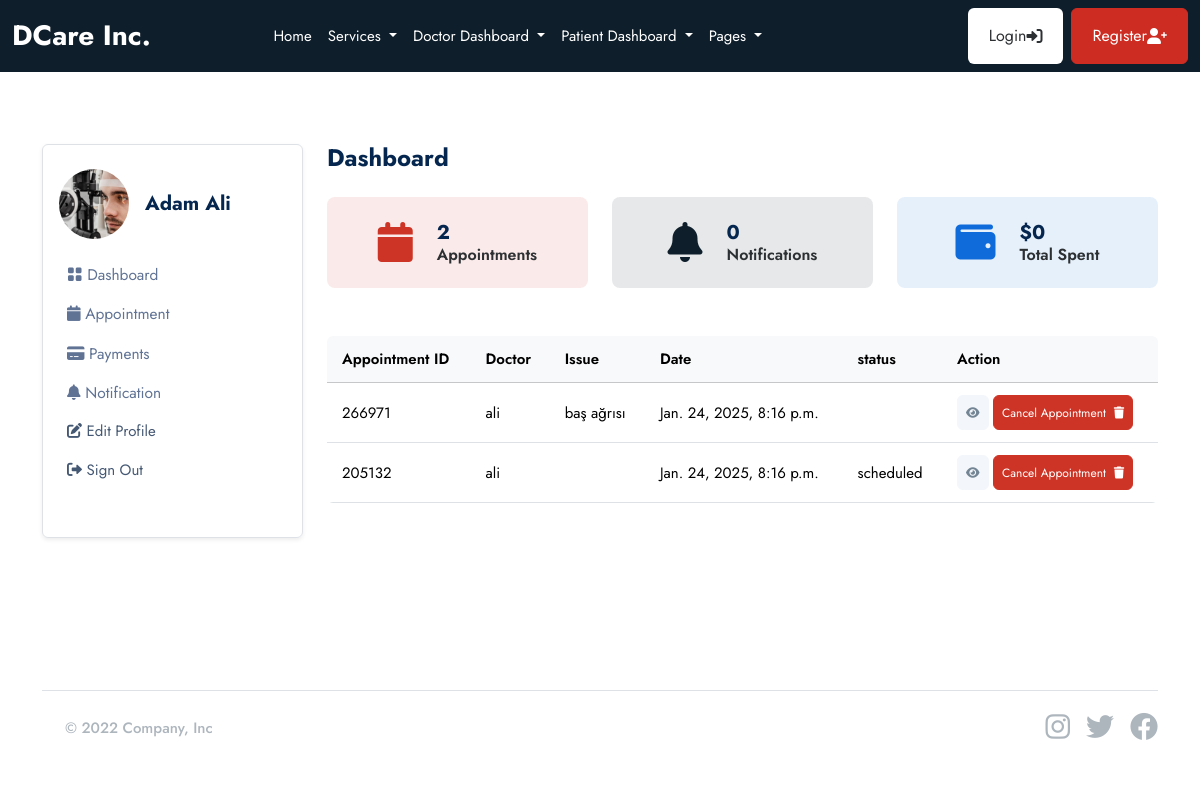
Page /patient/ (signed in) on the earlier database version.
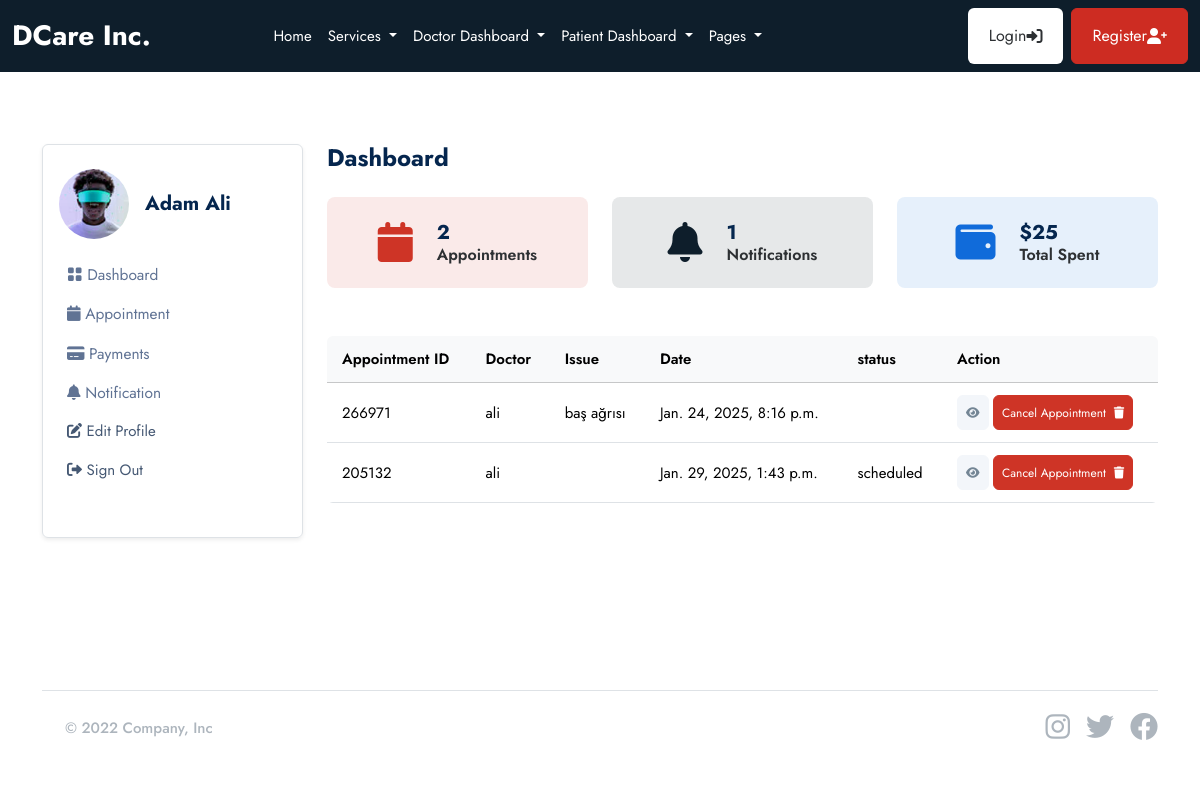
Same page on the later database version.
### userauths/models.py (models this page shows, shortened)
class User(AbstractUser):
    email = models.EmailField(unique=True)
    username = models.CharField(max_length=100, null=True, blank=True)
    user_type =models.CharField(max_length=50, choices=USER_TYPE, null=True, blank=True, default=None)
    USERNAME_FIELD = "email"
    REQUIRED_FIELDS = ["username"]

### patient/models.py (models this page shows, shortened)
class Patient(models.Model):
    user = models.OneToOneField(userauths_models.User, on_delete=models.CASCADE)
    image = models.FileField(upload_to="images", null=True, blank=True)
    full_name = models.CharField(max_length=100, null=True, blank=True)
    email = models.CharField(max_length=100, null=True, blank=True)
    mobile = models.CharField(max_length=100, null=True, blank=True)
    adress = models.CharField(max_length=100, null=True, blank=True)
    gender = models.CharField(max_length=100, null=True, blank=True)
    dob = models.DateTimeField(default=timezone.now, null=True, blank=True)
    blood_group = models.CharField(max_length=100, null=True, blank=True)

### base/models.py (models this page shows, shortened)
class Appointment(models.Model):
    STATUS = [
        ("scheduled","scheduled"),
        ("completed","completed"),
        ("pending","pending"),
        ("cancelled","cancelled"),
    ]
    service = models.ForeignKey(Service, on_delete= models.SET_NULL, null=True, blank=True,related_name="service_appointments")
    doctor = models.ForeignKey(doctor_models.Doctor,on_delete= models.SET_NULL, null=True, blank=True,related_name="doctor_appointments" )
    patient = models.ForeignKey(patient_models.Patient,on_delete= models.SET_NULL, null=True, blank=True,related_name="appointments_patient" )
    appointment_date = models.DateTimeField(null=True, blank=True)
    issues = models.TextField(blank=True,null=True)
    symptoms = models.TextField(blank=True,null=True)
    appointment_id =ShortUUIDField(length=6, max_length=8, alphabet="1234567890")
    status = models.CharField(max_length=120, choices=STATUS)

### doctor/models.py (models this page shows, shortened)
class Doctor(models.Model):
    user = models.OneToOneField(userauths_models.User, on_delete=models.CASCADE)
    image = models.FileField(upload_to="images", null=True, blank=True)
    full_name = models.CharField(max_length=100, null=True, blank=True)
    mobile = models.CharField(max_length=100, null=True, blank=True)
    country = models.CharField(max_length=100, null=True, blank=True)
    bio = models.CharField(max_length=100, null=True, blank=True)
    specialization = models.CharField(max_length=100, null=True, blank=True)
    qualifications = models.CharField(max_length=100, null=True, blank=True)
    years_of_experience = models.CharField(max_length=100, null=True, blank=True)
    next_available_appointment_date = models.DateTimeField(default=timezone.now, null=True, blank=True)

### patient/views.py (the view)
# urls.py: path("", views.dashboard, name="dashboard"),
@login_required
def dashboard(request):
    patient = patient_models.Patient.objects.get(user=request.user)
    appointments= base_models.Appointment.objects.filter(patient= patient)
    notifications = patient_models.Notification.objects.filter(patient=patient, seen=False)
    total_spent= base_models.Billing.objects.filter(patient=patient).aggregate(total_spent= models.Sum("total"))["total_spent"] or 0
    context = {
        "appointments":appointments,
        "notifications":notifications,
        "total_spent":total_spent,
    }
    return render(request, 'patient/dashboard.html', context)

### templates/patient/dashboard.html
{% extends "partials/base.html"%} {% block content %}
<section class="pt-5 pb-5">
  <div class="container">
    <div class="row mt-0 mt-md-4">
      {% include 'patient/sidebar.html' %}
      <div class="col-lg-9 col-md-8 col-12">
        <div class="row mb-4">
          <h4 class="mb-0 mb-4 fw-bold">Dashboard</h4>
          <div class="col-sm-6 col-lg-4 mb-3 mb-lg-0">
            <div
              class="d-flex justify-content-center align-items-center p-4 bg-danger bg-opacity-10 rounded-3"
            >
              <span class="display-6 lh-1 text-purple mb-0">
                <i class="fas fa-calendar text-danger"></i>
              </span>
              <div class="ms-4">
                <div class="d-flex">
                  <h5 class="mb-0 fw-bold">{{appointments.count}}</h5>
                </div>
                <p class="mb-0 h6 fw-semibold">Appointments</p>
              </div>
            </div>
          </div>
          <div class="col-sm-6 col-lg-4 mb-3 mb-lg-0">
            <div
              class="d-flex justify-content-center align-items-center p-4 bg-dark bg-opacity-10 rounded-3"
            >
              <span class="display-6 lh-1 text-dark mb-0">
                <i class="fas fa-bell"></i>
              </span>
              <div class="ms-4">
                <div class="d-flex">
                  <h5 class="mb-0 fw-bold">{{notifications.count}}</h5>
                </div>
                <p class="mb-0 h6 fw-semibold">Notifications</p>
              </div>
            </div>
          </div>
            <div class="col-sm-6 col-lg-4 mb-3 mb-lg-0">
            <div
              class="d-flex justify-content-center align-items-center p-4 bg-info bg-opacity-10 rounded-3"
            >
              <span class="display-6 lh-1 text-info mb-0">
                <i class="fas fa-wallet"></i>
              </span>
              <div class="ms-4">
                <div class="d-flex">
                  <h5 class="mb-0 fw-bold">${{total_spent}}</h5>
                </div>
                <p class="mb-0 h6 fw-semibold">Total Spent</p>
              </div>
            </div>
          </div>
        </div>
        <div class="card mb-4 mt-5">
          <div class="table-responsive overflow-y-hidden">
            <table
              class="table mb-0 text-nowrap table-hover table-centered text-nowrap"
            >
              <thead class="table-light">
                <tr>
                  <th>Appointment ID</th>
                  <th>Doctor</th>
                  <th>Issue</th>
                  <th>Date</th>
                  <th>status</th>
                  <th>Action</th>
                </tr>
              </thead>
              <tbody>
                {% for a in appointments %}
                <tr>
                  <td>{{a.appointment_id}}</td>
                  <td>{{a.doctor.full_name}}</td>
                  <td>{{a.issues}}</td>
                  <td>{{a.appointment_date}}</td>
                  <td>{{a.status}}</td>
                  <td>
                    <a href="" class="btn btn-secondary btn-sm">
                      <i class="fas fa-eye"></i
                    ></a>
                    <a href="" class="btn btn-danger btn-sm"
                      >Cancel Appointment <i class="fas fa-trash ms-2"></i
                    ></a>
                  </td>
                </tr>
                {% endfor %}
              </tbody>
            </table>
          </div>
        </div>
      </div>
    </div>
  </div>
</section>
{% endblock content %}

### templates/patient/sidebar.html (shortened to what this page needs)
<div class="col-lg-3 col-md-4 col-12">
  <nav
    class="navbar navbar-expand-md shadow-sm mb-4 mb-lg-0 sidenav border rounded"
  >
    <div class="collapse navbar-collapse p-3" id="sidenav">
      <div class="navbar-nav flex-column">
        <div class="d-flex align-items-center mb-3">
          {% if request.user.patient.image %}
          <img
            src="{{request.user.patient.image.url}}"
            alt="avatar"
            class="rounded-circle avatar-xl"
            style="width: 70px; height: 70px; object-fit: cover"
          />
          {% endif %}
          <div class="ms-3">
            <h5 class="mb-0 fw-bold">{{request.user.patient.full_name}}</h5>
          </div>
        </div>
        <ul class="list-unstyled ms-n2 mb-4">
          <li class="nav-item">
            <a
              class="dropdown-item nav-link"
              href="{% url 'patient:dashboard'%}"
              ><i class="bi bi-grid-fill"></i> Dashboard</a
            >
          </li>
          <li class="nav-item">
            <a
              class="dropdown-item nav-link"
              href="{% url 'patient:appointments'%}"
              ><i class="fas fa-calendar"></i> Appointment</a
            >
          </li>
          <li class="nav-item">
            <a class="dropdown-item nav-link" href="{% url 'patient:payments'%}"
              ><i class="fas fa-credit-card"></i> Payments</a
            >
          </li>
          <li class="nav-item">
            <a
              class="dropdown-item nav-link"
              href="{% url 'patient:notifications'%}"
              ><i class="fas fa-bell"></i> Notification</a
            >
          </li>
          <li class="nav-item">
            <a class="nav-link" href="{% url 'patient:profile'%}">
              <i class="fas fa-edit"></i> Edit Profile
            </a>
          </li>
          <li class="nav-item">
            <a class="nav-link" href=".{% url 'userauths:sign-out'%}">
              <i class="fas fa-sign-out-alt"></i> Sign Out
            </a>
          </li>
        </ul>
      </div>
    </div>
  </nav>
</div>

Differences in the rows shown:
changed through a linked row, User "Adam Ali": user.patient.image: a different picture
changed Appointment "scheduled": appointment_date "Jan. 24, 2025, 8:16 p.m." → "Jan. 29, 2025, 1:43 p.m."
Other differences:
{{ notifications.count }}: "0" → "1"
{{ total_spent }}: "0" → "25"
